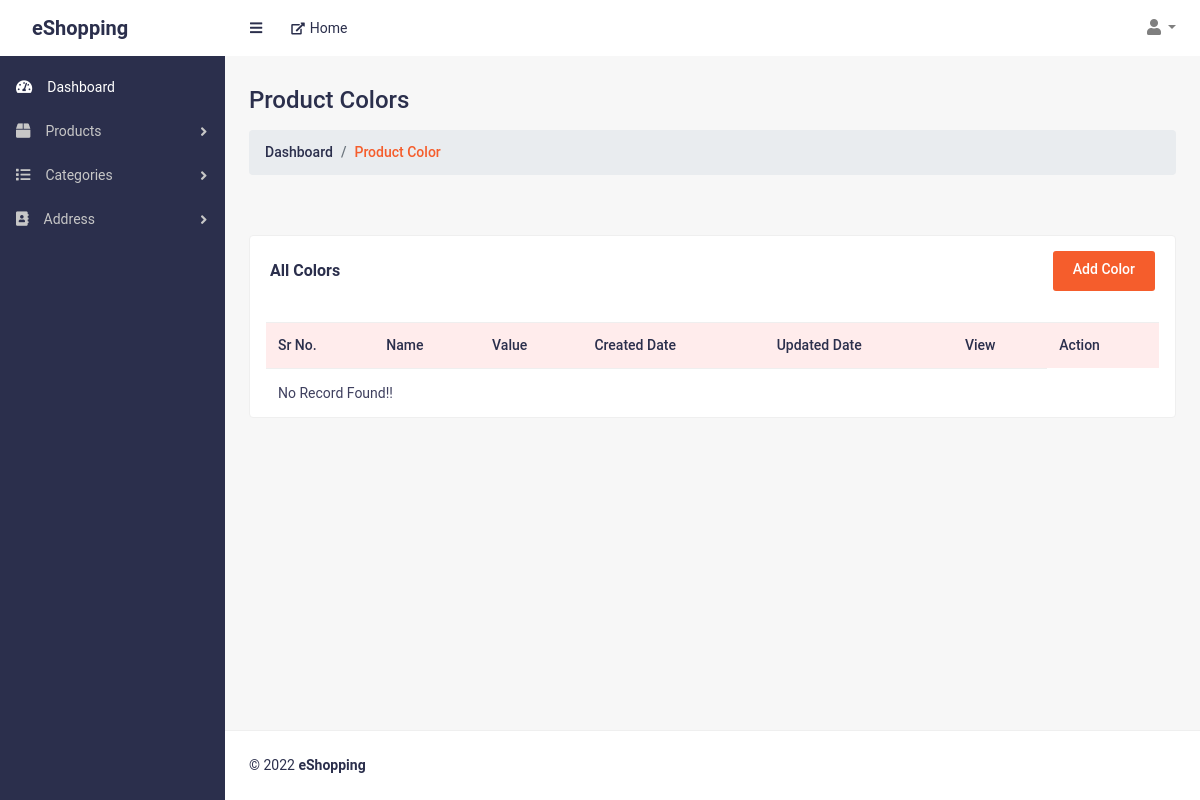
Before: /product_color.php (signed in) with the older database file.
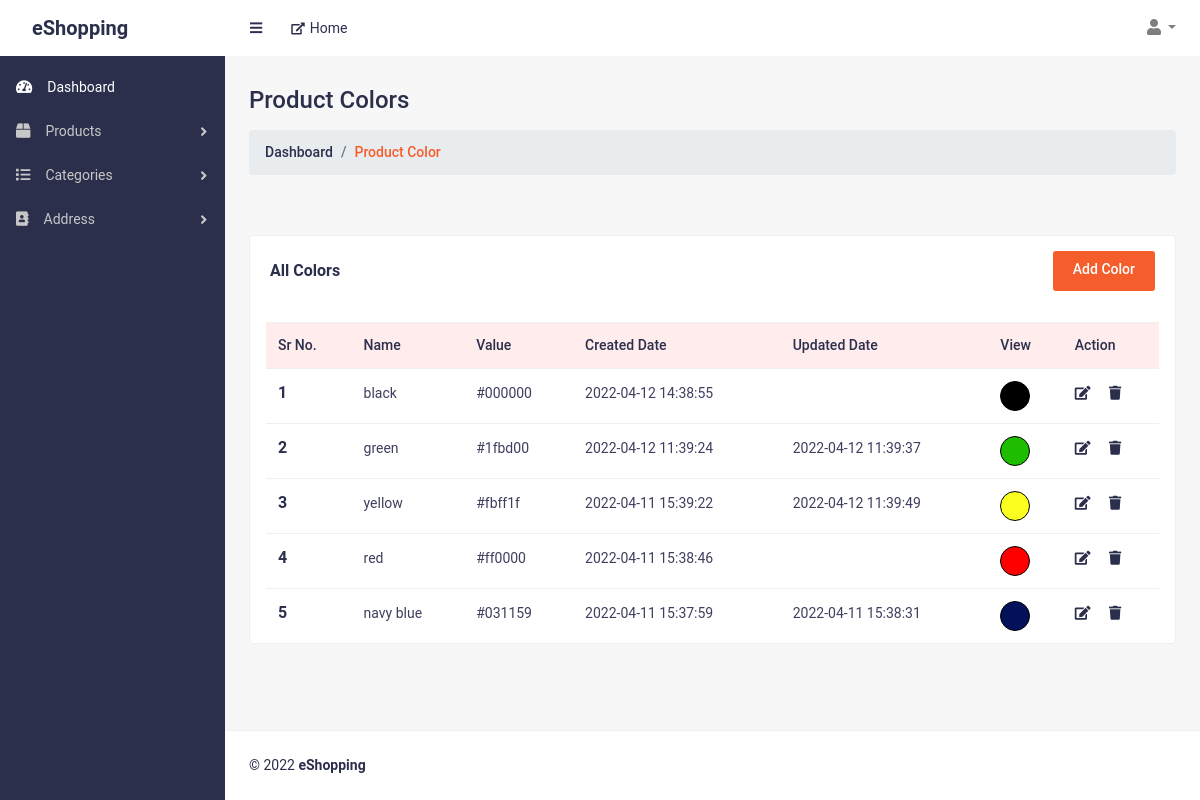
After: the same page with the newer database file.
### tables this page shows
CREATE TABLE `productcolor` (
  `id` int(11) NOT NULL,
  `colorName` varchar(50) NOT NULL,
  `colorCode` varchar(50) NOT NULL,
  `modifiedDate` datetime DEFAULT NULL,
  `createdDate` datetime DEFAULT NULL,
  `status` tinyint(2) NOT NULL DEFAULT 0
);

### handler/dbHandler.php (called while the page is built, shortened)
<?php
    class DBConnection{
        private $hostname = "localhost";
        private $username = "root";
        private $password = "";
        private $database = "eshopping";
        private $conn;
        function __construct(){
            $this->conn = new mysqli($this->hostname, $this->username, $this->password, $this->database);
        }
        function getConnection(){
            return $this->conn;
        }
    }

### handler/productHandler.php (called while the page is built, shortened)
<?php
require_once("dbHandler.php");
class ProductHandler extends DBConnection
{
    function getColors(){
        $sql = "SELECT * FROM productcolor WHERE status=0 ORDER BY id DESC";
        $result = $this->getConnection()->query($sql);
        $records = [];
        if ($result->num_rows > 0) {
            while ($row = $result->fetch_assoc()) {
                array_push($records, $row);
            }
        } else {
            $records = [];
        }
        return $records;
    }
}

### product_color.php (the view, shortened to what the changed rows need)
<?php
require("./handler/productHandler.php");
$obj = new ProductHandler();
$colors = $obj->getColors();
?>
<!DOCTYPE html>
<html lang="en">
<head>
    <link href="css/styles.css" rel="stylesheet">
    <link href="css/admin-style.css" rel="stylesheet">
    <link href="vendor/bootstrap/css/bootstrap.min.css" rel="stylesheet">
    <link href="vendor/fontawesome-free/css/all.min.css" rel="stylesheet">
</head>
<body class="sb-nav-fixed">
    <div id="layoutSidenav">
        <div id="layoutSidenav_content">
            <main>
                <div class="container-fluid">
                    <h2 class="mt-30 page-title">Product Colors</h2>
                    <div class="row justify-content-between">
                        <div class="col-lg-12 col-md-12">
                            <div class="card card-static-2 mt-30 mb-30">
                                <div class="card-body-table px-3">
                                    <div class="table-responsive">
                                        <table class="table ucp-table table-hover">
                                            <thead>
                                                <tr>
                                                    <th>Sr No.</th>
                                                    <th>Name</th>
                                                    <th>Value</th>
                                                    <th>Created Date</th>
                                                    <th>Updated Date</th>
                                                    <th>View</th>
                                                    <th>Action</th>
                                                </tr>
                                            </thead>
                                            <tbody>
                                                <?php
                                                if (count($colors) > 0) {
                                                    $srno = 1;
                                                    foreach ($colors as $color) {
                                                ?>
                                                        <tr>
                                                            <th><?= $srno++ ?></th>
                                                            <td><?= $color["colorName"] ?></td>
                                                            <td><?= $color["colorCode"] ?></td>
                                                            <td><?= $color["createdDate"] ?></td>
                                                            <td><?= $color["modifiedDate"] ?></td>
                                                            <td>
                                                                <div class="colorview" style="background-color: <?= $color["colorCode"] ?>;"></div>
                                                            </td>
                                                            <td class="action-btns">
                                                                <a href="add_color.php?edit=<?= $color["id"] ?>" style="cursor: pointer;" class="edit-btn"><i class="fas fa-edit"></i></a>&nbsp;
                                                                <a href="./handler/requestHandler.php?dColor=<?= $color["id"] ?>" style="cursor: pointer;" class="edit-btn deleteRow"><i class="fas fa-trash"></i></a>
                                                            </td>
                                                        </tr>
                                                <?php
                                                    }
                                                } else {
                                                    echo "<tr><td colspan=6>No Record Found!!</td></tr>";
                                                }
                                                ?>
                                            </tbody>
                                        </table>
                                    </div>
                                </div>
                            </div>
                        </div>
                    </div>
                </div>
            </main>
        </div>
    </div>
</body>
</html>

Changed rows visible on the page:
added productcolor: colorName "black", colorCode "#000000", createdDate "2022-04-12 14:38:55"
added productcolor: colorName "green", colorCode "#1fbd00", createdDate "2022-04-12 11:39:24", modifiedDate "2022-04-12 11:39:37"
added productcolor: colorName "yellow", colorCode "#fbff1f", createdDate "2022-04-11 15:39:22", modifiedDate "2022-04-12 11:39:49"
added productcolor: colorName "red", colorCode "#ff0000", createdDate "2022-04-11 15:38:46"
added productcolor: colorName "navy blue", colorCode "#031159", createdDate "2022-04-11 15:37:59", modifiedDate "2022-04-11 15:38:31"
Other visible differences:
text no longer shown: "No Record Found!!"
